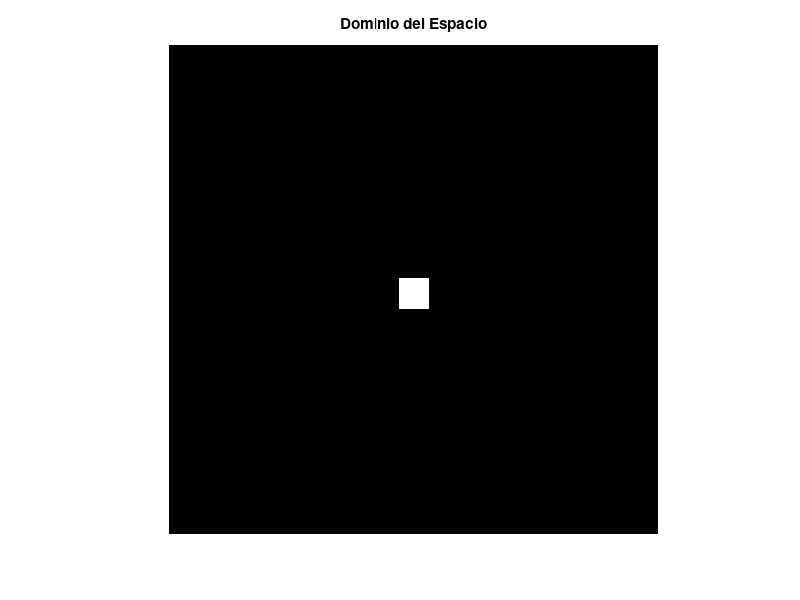
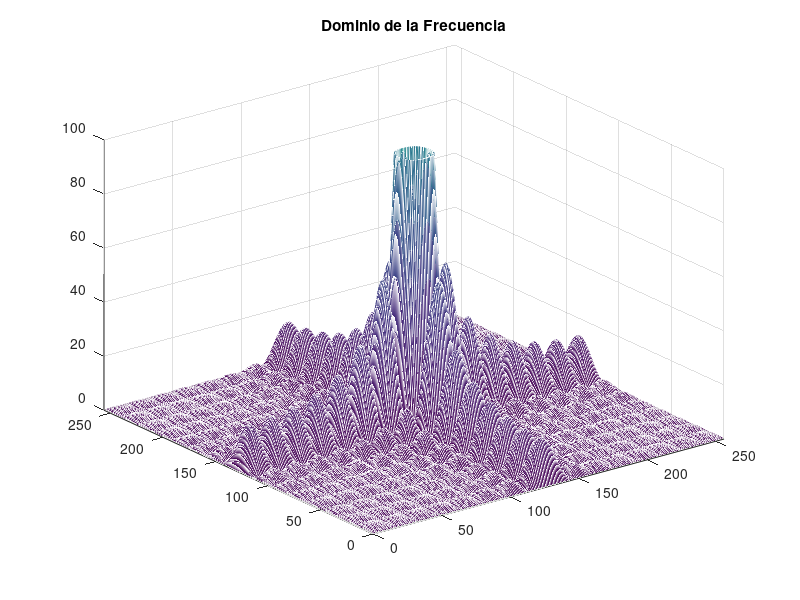

These charts were generated, in order, by the following MATLAB code:

close all
figure(1)
figure(2)
disp('ubique bien las figuras antes de comenzar animacion, y presione Enter...');
pause
disp('cambio de posicion del bloque en el espacio no altera |F(w)|...')
for i=1:2:60
    I = zeros(256,256); I(70+i:75+i,70+i:75+i) = 1;
    J = fft2(I);
    figure(2)
    mesh(abs(fftshift(J)))
    title('Dominio de la Frecuencia')
    figure(1)
    imshow(I(1:2:end,1:2:end))
    title('Dominio del Espacio')
    pause(0.1)
end
disp('pause...');pause


disp('entre mas ancho el bloque en el espacio, mas angosto y mas alto es |F(w)|...')
for i=1:2:60
    I = zeros(256,256); I(70:70+2*i,70:70+2*i) = 1;
    J = fft2(I);
    figure(2)
    mesh(abs(fftshift(J)));axis([0 256 0 256 0 4000])
    title('Dominio de la Frecuencia')
    figure(1)
    imshow(I(1:2:end,1:2:end))
    title('Dominio del Espacio')
    pause(0.1)
end
disp('pause...');pause



% Rotacion
disp('al rotar el bloque en el espacio, tambien rota |F(w)|...')

% Io = zeros(256,256);Io(124:131,124:131)=1;
Io = zeros(256,256);Io(120:135,120:135)=1;
for i=0:5:90
    I = imrotate(Io,i,'bilinear','crop');

    J = fft2(I);
    figure(2)
    mesh(abs(fftshift(J)));axis([0 256 0 256 0 100])
    title('Dominio de la Frecuencia')
    figure(1)
    imshow(I(1:2:end,1:2:end),[])
    title('Dominio del Espacio')
    pause(0.1)
end



